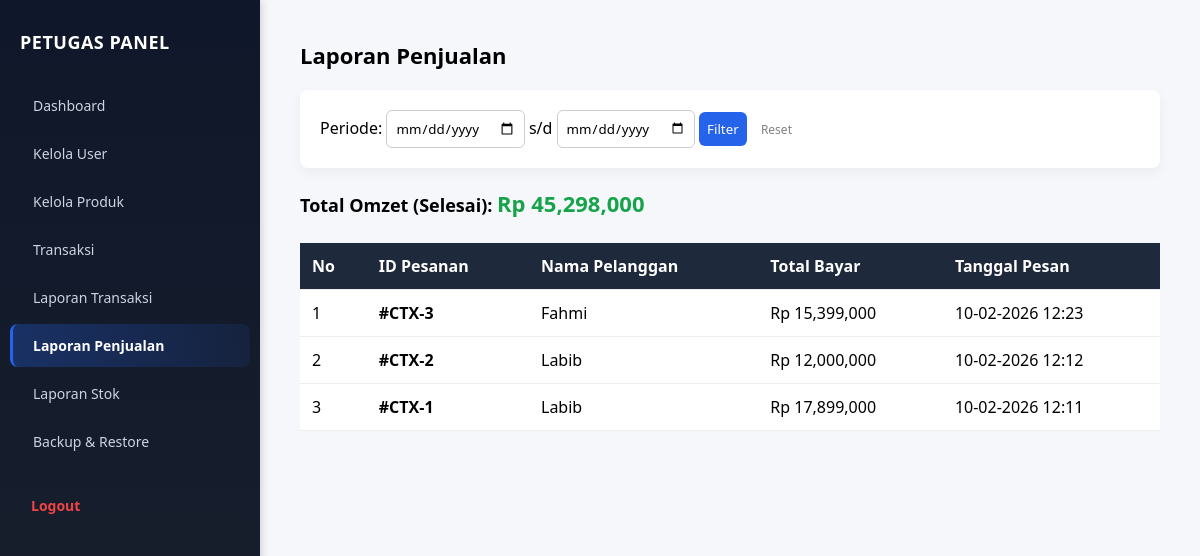
/petugas/laporan_penjualan.php (signed in), run on the app's committed database.
### tables this page shows
CREATE TABLE `pesanan` (
  `id` int(11) NOT NULL AUTO_INCREMENT,
  `user_id` int(11) DEFAULT NULL,
  `nama_penerima` varchar(100) DEFAULT NULL,
  `hp` varchar(20) DEFAULT NULL,
  `alamat` text DEFAULT NULL,
  `metode_bayar` varchar(50) DEFAULT NULL,
  `total_bayar` int(11) DEFAULT NULL,
  `status_pesanan` varchar(20) DEFAULT 'Pending',
  `tanggal_pesan` datetime DEFAULT current_timestamp(),
  PRIMARY KEY (`id`)
);

### petugas/laporan_penjualan.php (the view, shortened to what this page needs)
<?php
include __DIR__ . "/../config/database.php";
$dari   = isset($_GET['dari']) ? $_GET['dari'] : '';
$sampai = isset($_GET['sampai']) ? $_GET['sampai'] : '';
$where_clause = "WHERE pesanan.status_pesanan = 'Selesai'";
$dataPenjualan = mysqli_query($conn, "SELECT pesanan.*, users.nama AS nama_akun
     FROM pesanan
     LEFT JOIN users ON pesanan.user_id = users.id
     $where_clause
     ORDER BY pesanan.id DESC");
$totalUang = mysqli_query($conn, "SELECT SUM(total_bayar) AS total FROM pesanan $where_clause");
$resUang = mysqli_fetch_assoc($totalUang);
$pendapatan = $resUang['total'] ?? 0;
?>
<!DOCTYPE html>
<html lang="id">
<head>
</head>
<body>
    <div class="wrapper">
        <div class="sidebar">
            <h2>PETUGAS PANEL</h2>
            <a href="dashboard.php">Dashboard</a>
            <a href="user.php">Kelola User</a>
            <a href="produk.php">Kelola Produk</a>
            <a href="transaksi.php">Transaksi</a>
            <a href="laporan_transaksi.php">Laporan Transaksi</a>
            <a href="laporan_penjualan.php" class="active">Laporan Penjualan</a>
            <a href="laporan_stok.php">Laporan Stok</a>
            <a href="backup_restore.php">Backup & Restore</a>
            <a href="logout.php" class="logout-btn" onclick="return confirm('Apakah Anda yakin ingin logout?')">
                Logout
            </a>
        </div>
        <div class="content">
            <h1>Laporan Penjualan</h1>
            <div class="card-filter">
                <form method="get">
                    <label>Periode:</label>
                    <input type="date" name="dari" value="<?= $dari ?>" required>
                    <span> s/d </span>
                    <input type="date" name="sampai" value="<?= $sampai ?>" required>
                    <button type="submit">Filter</button>
                    <a href="laporan_penjualan.php" style="margin-left:10px; color:gray; text-decoration:none; font-size:12px;">Reset</a>
                </form>
            </div>
            <div class="total-box">Total Omzet (Selesai): <span>Rp <?= number_format($pendapatan) ?></span></div>
            <table>
                <tr>
                    <th>No</th>
                    <th>ID Pesanan</th>
                    <th>Nama Pelanggan</th>
                    <th>Total Bayar</th>
                    <th>Tanggal Pesan</th>
                </tr>
                <?php $no = 1;
                while ($p = mysqli_fetch_assoc($dataPenjualan)) : ?>
                    <tr>
                        <td><?= $no++ ?></td>
                        <td><strong>#CTX-<?= $p['id'] ?></strong></td>
                        <td><?= htmlspecialchars($p['nama_penerima'] ?? $p['nama_akun']) ?></td>
                        <td>Rp <?= number_format($p['total_bayar']) ?></td>
                        <td>
                            <?php
                            if (!empty($p['tanggal_pesan']) && $p['tanggal_pesan'] != '0000-00-00 00:00:00') {
                                echo date('d-m-Y H:i', strtotime($p['tanggal_pesan']));
                            } else {
                                echo "Belum ada tanggal";
                            }
                            ?>
                        </td>
                    </tr>
                <?php endwhile; ?>
            </table>
        </div>
    </div>
</body>
</html>

### petugas/laporan_penjualan.php (style rules this page uses)
* { box-sizing: border-box; margin: 0; padding: 0; font-family: 'Segoe UI', Tahoma, Geneva, Verdana, sans-serif; }
body { margin: 0; background: #f5f7fb; }
.wrapper { display: flex; min-height: 100vh }
.sidebar { width: 260px; background: linear-gradient(180deg, #0f172a 0%, #1a202c 100%); color: #e2e8f0; padding: 30px 0; box-shadow: 2px 0 8px rgba(0, 0, 0, 0.15); position: fixed; height: 100vh; overflow-y: auto; }
.sidebar h2 { font-size: 18px; font-weight: 700; margin: 0 20px 30px; color: #fff; letter-spacing: 0.5px; }
.sidebar a { display: block; font-size: 14px; font-weight: 500; color: #cbd5e1; text-decoration: none; padding: 12px 20px; margin: 5px 10px; border-radius: 8px; transition: all 0.3s ease; border-left: 3px solid transparent; }
.sidebar a.active { background: linear-gradient(90deg, rgba(37, 99, 235, 0.3), rgba(37, 99, 235, 0.1)); color: #fff; border-left-color: #2563eb; font-weight: 600; }
.sidebar a.logout-btn { color: #fca5a5; font-weight: 600; margin-top: 30px; }
.content { flex: 1; margin-left: 260px; padding: 40px; }
h1 { font-size: 22px; margin-bottom: 20px; }
.content { flex: 1; padding: 40px }
.card-filter { background: #fff; padding: 20px; border-radius: 8px; margin-bottom: 20px; box-shadow: 0 4px 12px rgba(0, 0, 0, 0.05); }
table { width: 100%; border-collapse: collapse; background: #fff; }
th, td { padding: 12px; border-bottom: 1px solid #eee; text-align: left; }
th { background: #1e293b; color: #fff; }
.total-box { margin-bottom: 25px; font-size: 18px; font-weight: bold; }
.total-box span { color: #16a34a; font-size: 22px; }
input[type="date"], button { padding: 8px; border-radius: 6px; border: 1px solid #ccc; }
button { background: #2563eb; color: #fff; border: none; cursor: pointer; }
.sidebar a.logout-btn { color: #ef4444; font-weight: 600; margin-top: 20px; border: 1px solid transparent; }

### data on the page
pesanan: id "3", nama_penerima "Fahmi", total_bayar "15,399,000", tanggal_pesan "10-02-2026 12:23"
pesanan: id "2", nama_penerima "Labib", total_bayar "12,000,000", tanggal_pesan "10-02-2026 12:12"
pesanan: id "1", nama_penerima "Labib", total_bayar "17,899,000", tanggal_pesan "10-02-2026 12:11"

### other printed values
$pendapatan "45,298,000"
